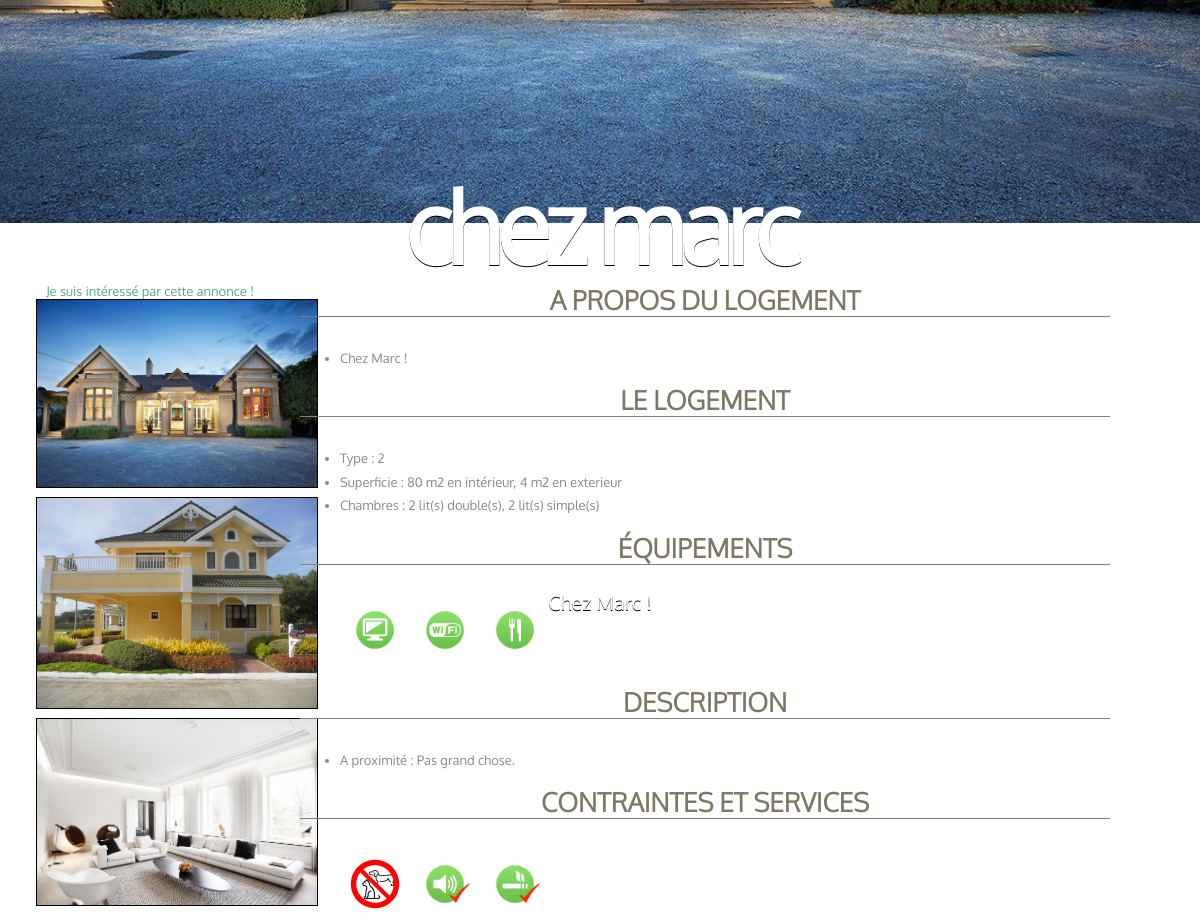
The page /page-logement2.php?idLogement=44 (middle part) on the database as committed earlier.
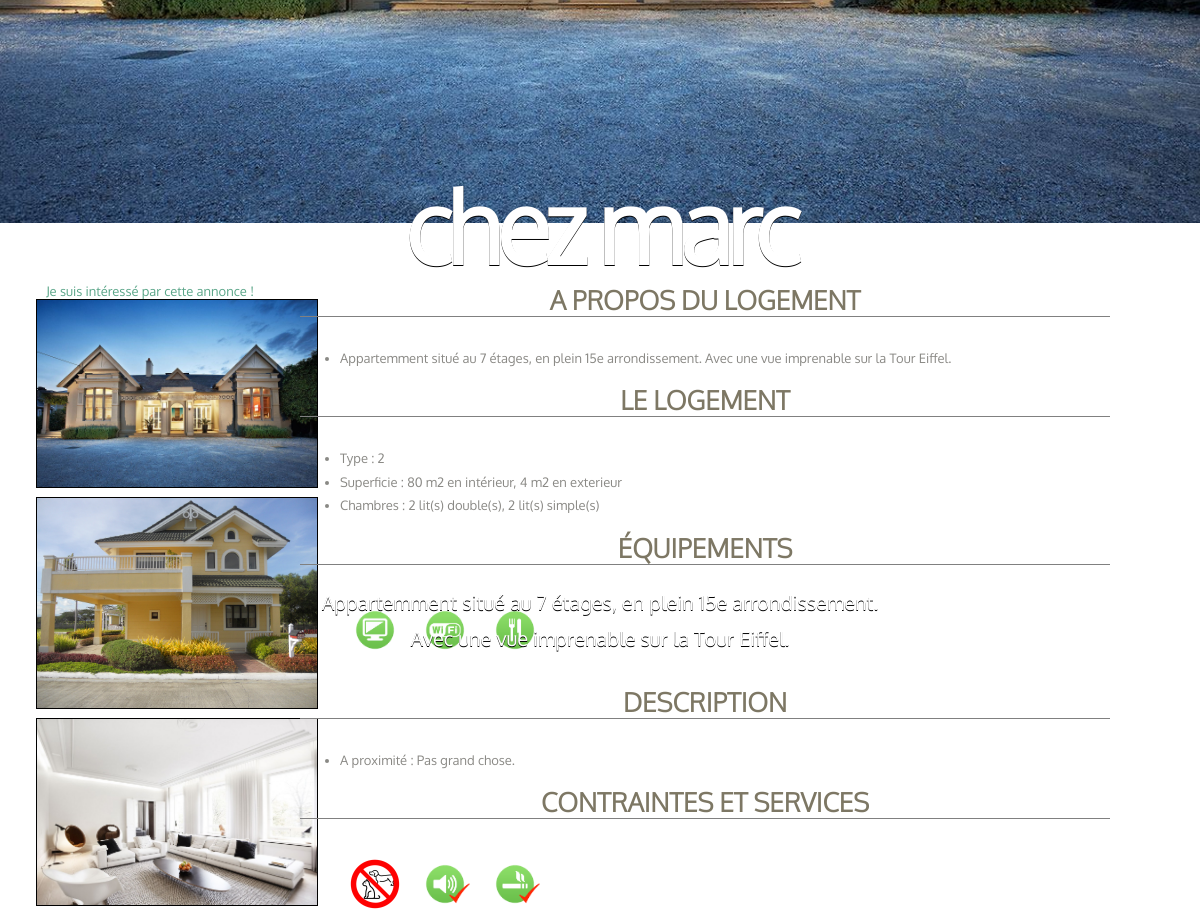
The same page on the database as committed later.
### tables this page shows
CREATE TABLE `logements` (
`id` int(11) NOT NULL,
  `titre_annonce` varchar(20) NOT NULL DEFAULT '(plus d''annonce)',
  `adresse` varchar(255) NOT NULL,
  `surfaceInterieure` int(11) NOT NULL DEFAULT '1',
  `surfaceExterieure` int(11) DEFAULT '1',
  `nombrePieces` int(11) NOT NULL DEFAULT '1',
  `descriptionSuccincte` varchar(125) NOT NULL,
  `description` text,
  `nombreLitsSimples` int(11) DEFAULT '0',
  `nombreLitsDoubles` int(11) DEFAULT '0',
  `descriptionProximite` text,
  `membres_idMembres` int(11) NOT NULL,
  `types_idTypes` int(11) NOT NULL DEFAULT '2',
  `villes_id` int(11) NOT NULL,
  `nombreClick` int(10) unsigned NOT NULL DEFAULT '0'
);

CREATE TABLE `equipe` (
`id` int(11) NOT NULL,
  `logements_id` int(11) NOT NULL,
  `equipements_id` int(11) NOT NULL
);

CREATE TABLE `equipements` (
`id` int(11) NOT NULL,
  `equipement` varchar(25) DEFAULT NULL,
  `slug` varchar(25) NOT NULL
);

CREATE TABLE `contraint` (
`id` int(11) NOT NULL,
  `logements_id` int(11) NOT NULL,
  `contraintes_id` int(11) NOT NULL
);

CREATE TABLE `contraintes` (
`id` int(11) NOT NULL,
  `contrainte` varchar(45) DEFAULT NULL,
  `slug` varchar(25) NOT NULL
);

### config.php (called while the page is built, shortened)
<?php
	function isadmin()
	{
		$bdd = new PDO('mysql:host=localhost;dbname=hsh', 'root', 'root', [PDO::MYSQL_ATTR_INIT_COMMAND => 'SET NAMES utf8']);
		$bdd->setAttribute(PDO::ATTR_ERRMODE, PDO::ERRMODE_EXCEPTION);
		if (!empty($_SESSION["userID"])) {
		$verifadmin = $bdd -> prepare("SELECT admin FROM membres WHERE id =".$_SESSION["userID"]);
                $verifadmin -> execute();
                $numadmin = $verifadmin->fetch();
                if ($numadmin['admin'] == 1) {return TRUE;}
        }else{
        	return false;
        }
	}
?>

### page-logement2.php (the view, shortened to what this page needs)
<?php require_once("config.php");
$idLogement  = $_GET["idLogement"] ;
$logement_info = $bdd -> prepare('SELECT nombrePieces, description, titre_annonce, surfaceInterieure, surfaceExterieure, nombreLitsSimples, nombreLitsDoubles, descriptionProximite, membres_idMembres, types_idTypes
                                    FROM logements WHERE id = '.$idLogement);
$logement_info -> execute();
$logement_contrainte = $bdd -> prepare('SELECT contraint.logements_id, contraint.contraintes_id, contraintes.contrainte, contraintes.id FROM contraint INNER JOIN contraintes ON contraint.contraintes_id=contraintes.id WHERE contraint.logements_id='.$idLogement);
$logement_contrainte -> execute();
$logement_equipe = $bdd -> prepare('SELECT equipe.logements_id, equipe.equipements_id, equipements.equipement, equipements.id FROM equipe INNER JOIN equipements ON equipe.equipements_id=equipements.id WHERE equipe.logements_id='.$idLogement);
$logement_equipe -> execute();
$result = $logement_info -> fetch();
$membrelog=$result['membres_idMembres'];
?>
<!DOCTYPE html>
<html>
    <head>
        <link href="style.css" rel="stylesheet" />
    </head>
    <body>
        <div id="wrapper">
                <div id="photo-logement">
                    <img src="img/<?php echo($idLogement);?>/1.jpg" class="home-image">
                    <h1 id="titreannonce"><?php echo $result['titre_annonce'];?></h1>
                    <p id="descriptifannonce"><?php echo $result['description'];?></p>
                </div>
        </div>
        <div id="wrapper3">
            <div class="annonce">
	            <div class="profil">
	                <div class="colonne_gauche_profil">
	                	<?php if ($membrelog == $_SESSION['userID'] || isadmin()) {
	                	echo ("<div align=\"center\">
	                		<a href=\"modifier-annonce.php?idLogement=".$idLogement."\">Modifier mon annonce</a>
	                		<br/>
	                		<a href=\"#\" onClick=\"confirme(".$idLogement.")\">Supprimer mon annonce</a>
	                	</div>");
	                	}
	                	else {
	                		echo ("<div align=\"center\">
	                		<a href=\"#\" onClick=\"confirme2(".$idLogement.")\">Je suis intéressé par cette annonce !</a>
	                		<br/>
	                	</div>");
	                	}
	                	?>
	                    <div class="liste_logements">
	                    	<?php
	                        $nom_repertoire = 'img/'.$idLogement;
	                        if(file_exists($nom_repertoire)){
		                        $pointeur = opendir($nom_repertoire);
		                        $i = 0;
		                        while ($fichier = readdir($pointeur)){
			                        if (substr($fichier, -3) == "gif" || substr($fichier, -3) == "jpg" || substr($fichier, -3) == "png"
			                        || substr($fichier, -4) == "jpeg" || substr($fichier, -3) == "PNG" || substr($fichier, -3) == "GIF"
			                        || substr($fichier, -3) == "JPG"){
				                        $tab_image[$i] = $fichier;
				                        $i++;
				                    }
		                        }
		                        array_multisort($tab_image, SORT_ASC);
		                        for ($j=0;$j<=$i-1;$j++){
			                        $image = '<a href="'.$nom_repertoire.'/'.$tab_image[$j].'"><img src="'.$nom_repertoire.'/'.$tab_image[$j].'" id="image_liste_logements" style="margin-left: 12%;"></a>';
			                        echo ($image);
		                        }
	                    	}
	                    	?>
	                    </div>
	                </div>
	                <div class="colonne_droite_profil">
	                    <div id="infosPersoTitre">
	                        <h1><strong>A propos du logement</strong></h1>
	                            <ul class="infosPerso">
	                                <li><?php echo $result['description'];?></li>
	                            </ul>
	                        <h1><strong>Le logement</strong></h1>
	                            <ul class="infosPerso">
	                                <li>Type : <?php echo $result['types_idTypes'];?></li>
	                                <li>Superficie : <?php echo $result['surfaceInterieure'];?> m2 en intérieur, <?php echo $result['surfaceExterieure'];?> m2 en exterieur</li>
	                                <li>Chambres : <?php echo $result['nombreLitsDoubles'];?> lit(s) double(s), <?php echo $result['nombreLitsSimples'];?> lit(s) simple(s)</li>
	                            </ul>
	                         <h1><strong>Équipements</strong></h1>
	                            <ul class="infosPerso">
	                                <?php while ($equipement = $logement_equipe -> fetch())
	                        		{
	                        			echo("<img src='pictos/".$equipement['equipement'].".png' class=\"picto\">");
	                            	}
	                                ?>
	                             </ul>
	                        <h1><strong>Description</strong></h1>
	                            <ul class="infosPerso">
	                                <li>A proximité : <?php echo $result['descriptionProximite'];?></li>
	                             </ul>
	                        <h1><strong>Contraintes et services</strong></h1>
	                            <ul class="infosPerso">
	                        		<?php while ($contrainte = $logement_contrainte -> fetch())
	                        		{
	                        			echo("<img src='pictos/".$contrainte['contrainte'].".png' class=\"picto\">");
	                            	}
	                                ?>
	 							</ul>
	                    </div>
	                </div>
	            </div>
            </div>
        </div>
    </body>
</html>

### style.css (style rules this page uses)
body { margin: 0; padding: 0; background: #E5E6DD; font-family: 'Oxygen', sans-serif; font-size: 13px; color: #8A8985; }
h1, h2, h3 { margin: 0; padding: 0; text-transform: uppercase; font-family: 'Oxygen-Light'; color: #7D7764; }
h1 { font-size: 2em; }
p, ul, ol { margin-top: 0; line-height: 180%; }
p { position: relative; margin-left: auto; margin-right: auto; max-width: 90%; }
a { text-decoration: none; color: #5BA689; }
#wrapper { overflow: hidden; background: #FFFFFF; }
.infosPerso { margin-top: 20px; }
#infosPersoTitre h1 { display: inline-block; clear: both; text-align: center; border-bottom: 1px solid gray; margin-bottom: 10px; width: 90%; }
#infosPersoTitre li { max-width: 90%; }
.profil { margin-top: 5%; }
.colonne_gauche_profil { float: left; width: 25%; }
.colonne_droite_profil { float: right; width:75%; }
#image_liste_logements { width: 100%; height: auto; border: solid 1px; color: #000000; cursor: pointer; display: inline-block; opacity: 1; width: 280px; margin-left: auto; margin-right: auto; margin-bottom: 2%; text-align: center; }
.liste_logements { float: left; text-align: center; display: inline-block; }
#photo-logement img { width: 100%; height: auto; position:absolute; }
#photo-logement { z-index: 1; }
#titreannonce { position:absolute; top:35%; width:100%; text-align: center; padding: 50px 0px 0px 0px; letter-spacing: -6px; text-transform: lowercase; font-size: 100px; color: #FFFFFF; text-shadow: 0px 1px black; }
#descriptifannonce { position: absolute; top: 60%; margin-top: -20px; left: 25%; font-size: 20px; font-weight: 300; color: #FFFFFF; text-shadow: 0px 1px black; text-align: center; width:50%; }
#wrapper3 { overflow: hidden; background: none repeat scroll 0% 0% #FFF; }
.picto { width:50px; height: 50px; padding: 10px; }

Rows that differ between the two databases and show on the page:
changed logements "chez marc": description "Chez Marc !" → "Appartemment situé au 7 étages, en plein 15e arrondissement. Avec une vue imprenable sur la Tour Eiffel."
